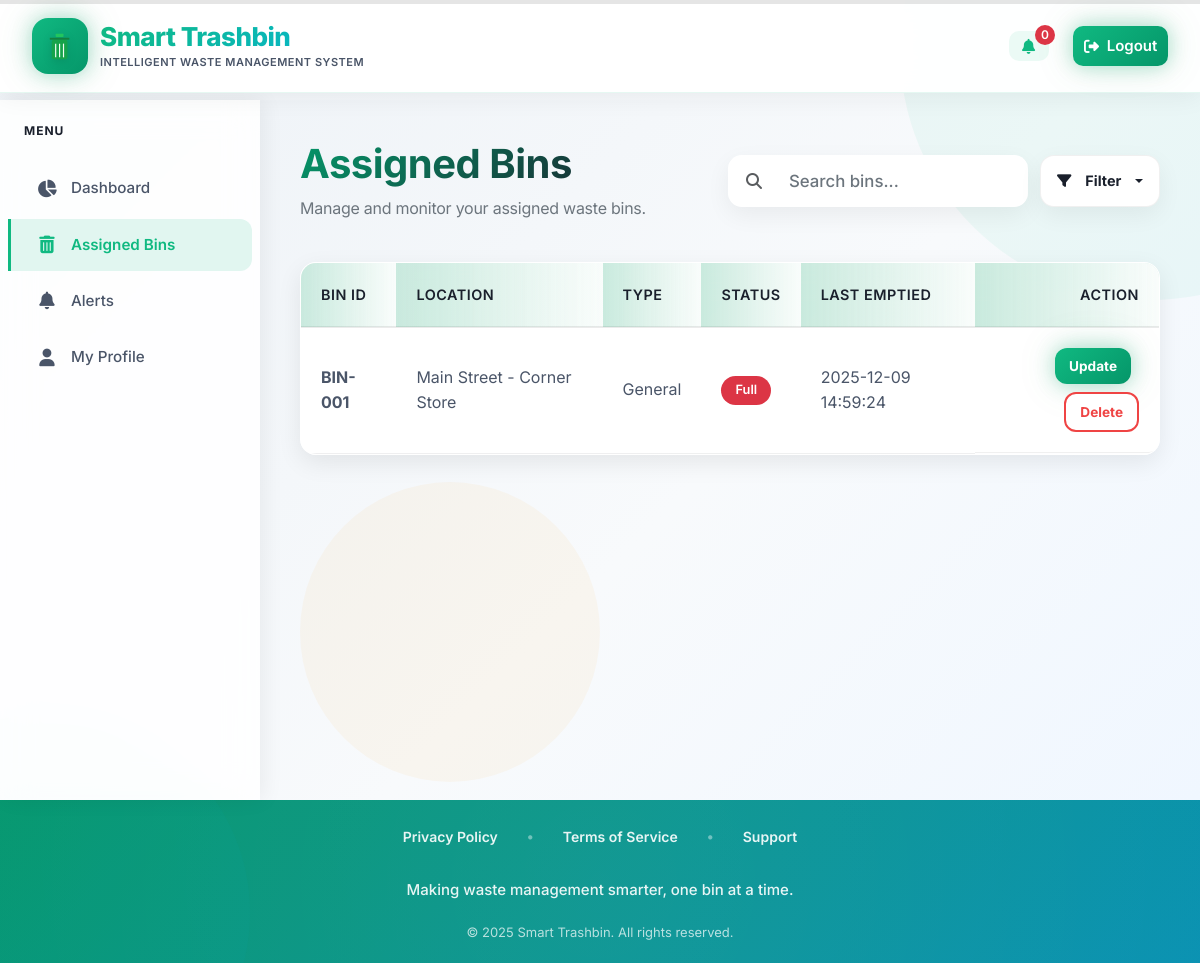
/janitor-assigned-bins.php (signed in), run on the app's committed database.
### tables this page shows
CREATE TABLE IF NOT EXISTS bins (
    bin_id INT AUTO_INCREMENT PRIMARY KEY,
    bin_code VARCHAR(50) UNIQUE NOT NULL,
    location VARCHAR(255) NOT NULL,
    type ENUM('General', 'Recyclable', 'Organic') NOT NULL DEFAULT 'General',
    capacity INT NOT NULL DEFAULT 0 COMMENT 'Capacity percentage (0-100)',
    status ENUM('empty', 'needs_attention', 'full', 'half_full') NOT NULL DEFAULT 'empty',
    assigned_to INT,
    latitude DECIMAL(10, 8),
    longitude DECIMAL(11, 8),
    installation_date DATE,
    notes TEXT,
    created_by INT,
    created_at TIMESTAMP DEFAULT CURRENT_TIMESTAMP,
    updated_at TIMESTAMP DEFAULT CURRENT_TIMESTAMP ON UPDATE CURRENT_TIMESTAMP,
    FOREIGN KEY (assigned_to) REFERENCES janitors(janitor_id) ON DELETE SET NULL,
    FOREIGN KEY (created_by) REFERENCES admins(admin_id) ON DELETE SET NULL,
    INDEX idx_status (status),
    INDEX idx_location (location),
    INDEX idx_assigned_to (assigned_to)
);

### janitor-assigned-bins.php (the view, shortened to what this page needs)
<?php
require_once 'includes/config.php';
$janitorId = intval($_SESSION['janitor_id'] ?? $_SESSION['user_id'] ?? $_SESSION['id'] ?? 0);
$dashboard_bins = [];
try {
    if ($janitorId > 0) {
        $bins_query = "SELECT bins.*, CONCAT(j.first_name, ' ', j.last_name) AS janitor_name
                       FROM bins
                       LEFT JOIN janitors j ON bins.assigned_to = j.janitor_id
                       WHERE bins.assigned_to = " . $conn->real_escape_string($janitorId) . "
                       ORDER BY
                         CASE WHEN (bins.status = 'full' OR (bins.capacity IS NOT NULL AND bins.capacity >= 100)) THEN 0 ELSE 1 END,
                         bins.capacity DESC,
                         bins.created_at DESC
                       LIMIT 200";
        $bins_res = $conn->query($bins_query);
        if ($bins_res) {
            while ($r = $bins_res->fetch_assoc()) $dashboard_bins[] = $r;
        }
    }
} catch (Exception $e) {
}
?>
<!DOCTYPE html>
<html lang="en">
<head>
  <link rel="stylesheet" href="https://cdnjs.cloudflare.com/ajax/libs/font-awesome/6.5.0/css/all.min.css">
  <link rel="stylesheet" href="css/bootstrap.min.css">
  <link rel="stylesheet" href="css/janitor-dashboard.css">
</head>
<body>
  <?php include_once __DIR__ . '/includes/header-admin.php'; ?>
  <div class="dashboard">
    <div class="background-circle background-circle-1"></div>
    <div class="background-circle background-circle-2"></div>
    <div class="background-circle background-circle-3"></div>
    <aside class="sidebar" id="sidebar">
      <div class="sidebar-header">
        <h6 class="sidebar-title">Menu</h6>
      </div>
      <a href="janitor-dashboard.php" class="sidebar-item">
        <i class="fa-solid fa-chart-pie"></i><span>Dashboard</span>
      </a>
      <a href="janitor-assigned-bins.php" class="sidebar-item active">
        <i class="fa-solid fa-trash-alt"></i><span>Assigned Bins</span>
      </a>
      <a href="janitor-alerts.php" class="sidebar-item">
        <i class="fa-solid fa-bell"></i><span>Alerts</span>
      </a>
      <a href="janitor-profile.php" class="sidebar-item">
        <i class="fa-solid fa-user"></i><span>My Profile</span>
      </a>
    </aside>
    <main class="content">
      <div class="section-header d-flex justify-content-between align-items-center">
        <div>
          <h1 class="page-title">Assigned Bins</h1>
          <p class="page-subtitle">Manage and monitor your assigned waste bins.</p>
        </div>
          <div class="d-flex gap-2">
          <div class="input-group" style="max-width: 300px;">
            <span class="input-group-text bg-white border-end-0"><i class="fas fa-search text-muted"></i></span>
            <input type="text" class="form-control border-start-0 ps-0" id="searchBinsInput" placeholder="Search bins...">
          </div>
          <div class="dropdown">
            <button class="btn btn-sm filter-btn dropdown-toggle" type="button" id="filterBinsDropdown" data-bs-toggle="dropdown" aria-expanded="false">
              <i class="fas fa-filter me-1"></i>Filter
            </button>
          </div>
        </div>
      </div>
      <div class="card">
        <div class="card-body p-0">
          <div class="table-responsive">
            <table class="table mb-0">
              <thead>
                <tr>
                  <th>Bin ID</th><th>Location</th><th>Type</th><th>Status</th><th>Last Emptied</th><th class="text-end">Action</th>
                </tr>
              </thead>
              <tbody id="assignedBinsBody">
                <?php if (!empty($dashboard_bins)): foreach ($dashboard_bins as $b): ?>
                  <tr data-bin-id="<?php echo intval($b['bin_id']); ?>" data-status="<?php echo htmlspecialchars($b['status'] ?? ''); ?>">
                    <td><strong><?php echo htmlspecialchars($b['bin_code'] ?? $b['bin_id']); ?></strong></td>
                    <td><?php echo htmlspecialchars($b['location'] ?? ''); ?></td>
                    <td><?php echo htmlspecialchars($b['type'] ?? ''); ?></td>
                    <td>
                      <?php
                        $s = $b['status'] ?? '';
                        $display = match($s) {
                          'full' => 'Full',
                          'empty' => 'Empty',
                          'half_full' => 'Half Full',
                          'needs_attention' => 'Needs Attention',
                          'out_of_service' => 'Out of Service',
                          default => $s
                        };
                        $badge = ($s === 'full') ? 'danger' : (($s === 'empty') ? 'success' : (($s === 'half_full') ? 'warning' : 'secondary'));
                      ?>
                      <span class="badge bg-<?php echo $badge; ?>"><?php echo htmlspecialchars($display); ?></span>
                    </td>
                    <td><?php echo htmlspecialchars($b['last_emptied'] ?? $b['updated_at'] ?? 'N/A'); ?></td>
                    <td class="text-end">
                      <button class="btn btn-sm btn-primary me-2" onclick="openUpdateBinStatusModal(<?php echo intval($b['bin_id']); ?>)">Update</button>
                      <button class="btn btn-sm btn-outline-danger" onclick="openDeleteBinConfirm(<?php echo intval($b['bin_id']); ?>, this)">Delete</button>
                    </td>
                  </tr>
                <?php endforeach; endif; ?>
              </tbody>
            </table>
          </div>
        </div>
      </div>
    </main>
  </div>
  <?php include_once __DIR__ . '/includes/footer-admin.php'; ?>
</body>
</html>

### css/control-heights.css (style rules this page uses)
:root { --admin-control-height-large: 52px; --admin-control-height-mobile: 44px; --admin-control-radius: 14px; }
.section-header .input-group, .section-header .dropdown, .section-header > .d-flex .btn:not(.period-btn), .section-header .btn:not(.period-btn) { height: var(--admin-control-height-large) !important; min-height: var(--admin-control-height-large) !important; display: inline-flex !important; align-items: center !important; border-radius: var(--admin-control-radius) !important; }
.section-header .input-group { background: #fff; border-radius: var(--admin-control-radius) !important; box-shadow: 0 8px 24px rgba(0,0,0,0.06); overflow: hidden; padding: 6px; }
.section-header .input-group .input-group-text, .section-header .input-group .form-control { height: calc(var(--admin-control-height-large) - 12px) !important; min-height: calc(var(--admin-control-height-large) - 12px) !important; border: none !important; background: transparent !important; box-shadow: none !important; align-items: center !important; }
.section-header .input-group .form-control { padding-left: 1rem !important; font-size: 1.05rem; }
.section-header .dropdown .btn:not(.period-btn) { border-radius: var(--admin-control-radius) !important; padding: 0 1rem !important; box-shadow: 0 8px 24px rgba(0,0,0,0.06); background: #fff; border: 1px solid rgba(0,0,0,0.06); }
.section-header .d-flex { gap: 0.75rem !important; }
:root { --heading-font: 'Inter', 'Segoe UI', sans-serif; --text-dark: #1a202c; --text-muted: #6c757d; --icon-flip-duration: 0.6s; }
.sidebar-item i, .action-buttons .btn i, .btn i, .nav-link i, .stat-icon i, .notification-item i, .dropdown-item i { transition: transform var(--icon-flip-duration) cubic-bezier(0.4, 0, 0.2, 1) !important; transform-style: preserve-3d !important; perspective: 1000px !important; will-change: transform !important; backface-visibility: hidden !important; }
.page-title { font-size: 2.5rem !important; font-weight: 700 !important; color: var(--text-dark) !important; margin-bottom: 0.5rem !important; letter-spacing: -0.5px !important; line-height: 1.2 !important; font-family: var(--heading-font) !important; }
.page-subtitle { font-size: 1rem !important; font-weight: 400 !important; color: var(--text-muted) !important; margin: 0 !important; line-height: 1.6 !important; letter-spacing: -0.25px !important; font-family: var(--heading-font) !important; max-width: 600px !important; }
.card .table { border-radius: 8px !important; overflow: hidden; }
.card .table thead th:first-child { border-top-left-radius: 8px; }
.card .table thead th:last-child { border-top-right-radius: 8px; }
.card .table tbody tr:last-child td:first-child { border-bottom-left-radius: 8px; }
.card .table tbody tr:last-child td:last-child { border-bottom-right-radius: 8px; }
.card .table thead th:first-child { border-top-left-radius: 10px; }
.card .table thead th:last-child { border-top-right-radius: 10px; }
.card .table tbody tr:last-child td:first-child { border-bottom-left-radius: 10px; }
.card .table tbody tr:last-child td:last-child { border-bottom-right-radius: 10px; }

### css/admin-shared.css (style rules this page uses)
:root { --transition-base: all 0.3s cubic-bezier(0.4, 0, 0.2, 1); --transition-smooth: all 0.5s cubic-bezier(0.34, 1.56, 0.64, 1); --shadow-sm: 0 2px 4px rgba(0, 0, 0, 0.05); --shadow-md: 0 4px 6px rgba(0, 0, 0, 0.1); --shadow-lg: 0 10px 15px rgba(0, 0, 0, 0.1); --shadow-hover: 0 15px 30px rgba(0, 0, 0, 0.15); }
.card, .stat-card, .notification-item, .sidebar-item, .btn, .nav-link { transition: var(--transition-base) !important; }
.table tbody tr { transition: var(--transition-base) !important; }
table td.text-end, .table td.text-end { display: flex !important; justify-content: flex-end !important; align-items: center !important; gap: 8px !important; flex-wrap: wrap !important; }
.badge { transition: var(--transition-base) !important; }
.form-control, .form-select { transition: var(--transition-base) !important; }

### janitor-assigned-bins.php (style rules this page uses)
.table-responsive { overflow: visible !important; }

### data on the page
bins: bin_code "BIN-001", location "Main Street - Corner Store", type "General", status "Full", updated_at "2025-12-09 14:59:24"
